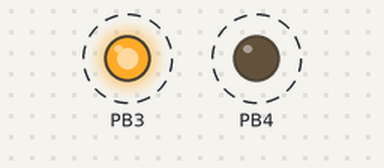
This sketch was run on a simulated ATtiny85, built with avr-gcc and run on an emulated ATtiny85. On the bench: output pins drawn as LEDs (lit = HIGH). Dashed ring = blinking.

Above: at 0.15 s.
Timing chart, 0 to 3.0 s (numbered marks = the images above):
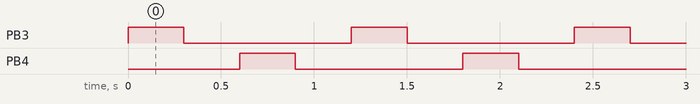

The sketch:

A4.ino
```cpp
// Codigo Attiny85
//
void setup()
{
  pinMode(3, OUTPUT);
  pinMode(4, OUTPUT);
}

void loop()
{
  digitalWrite(3, HIGH);
  delay(300);
  digitalWrite(3, LOW);
  delay(300);
  digitalWrite(4, HIGH);
  delay(300);
  digitalWrite(4, LOW);
  delay(300);
}
```

Measured:
- by itself, PB3, PB4: alternates HIGH for 0.30 s and LOW for 0.90 s
- by itself, everything shown: repeats every 1.2 s, in 4 steps
